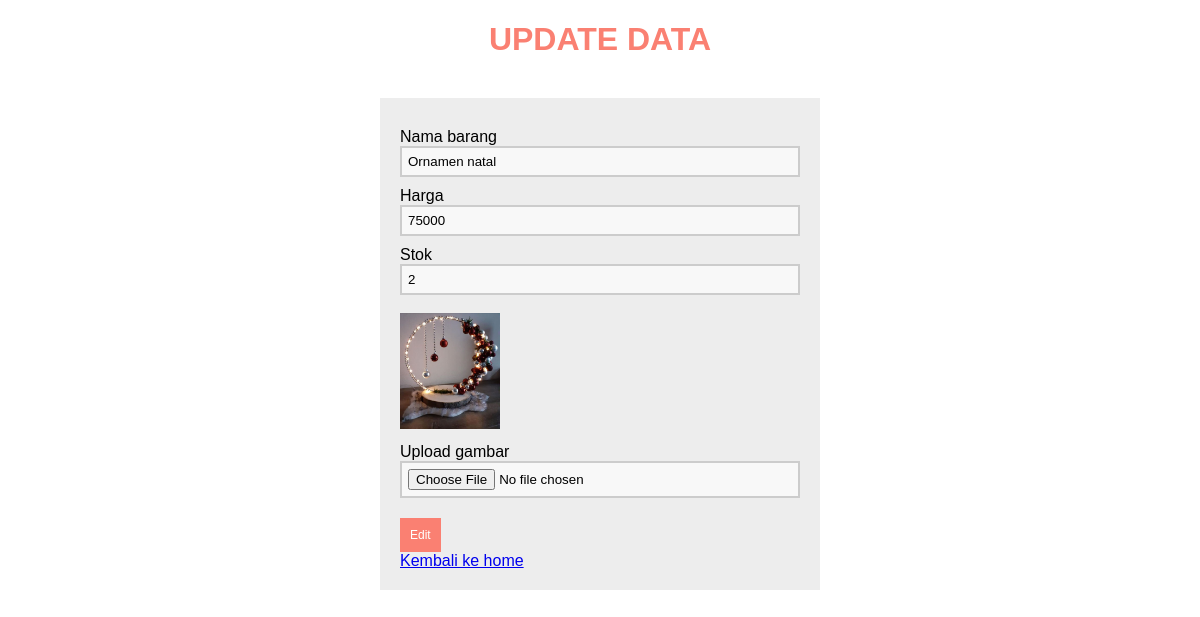
/edit.php?id=29, run on the app's committed database.
### tables this page shows
CREATE TABLE `barang` (
  `id_barang` int(11) NOT NULL,
  `nama_barang` varchar(255) NOT NULL,
  `harga_barang` int(50) NOT NULL,
  `stok_barang` int(10) NOT NULL,
  `gambar` varchar(100) NOT NULL,
  `created_at` timestamp NULL DEFAULT current_timestamp()
);

### edit.php (the view, shortened to what this page needs)
<?php
require "koneksi.php";
if (isset($_GET["id"])) {
    $id = $_GET["id"];
    $result = mysqli_query($conn, "SELECT * FROM barang WHERE id_barang = '$id'");
    if (mysqli_num_rows($result) > 0) {
        $row = mysqli_fetch_assoc($result);
    } else {
        echo "Produk tidak ditemukan.";
        exit;
    }
} else {
    echo "ID produk tidak diberikan.";
    exit;
}
?>
<!DOCTYPE html>
<html lang="en">
<head>
    <link rel="stylesheet" href="tambah.css">
</head>
<body>
    <center><h1>UPDATE DATA</h1></center>
    <br>
    <form action="" method="post" enctype="multipart/form-data">
        <label for="nama">Nama barang</label><br>
        <input type="text" name="nama" id="nama" value="<?php echo $row['nama_barang']; ?>"> <br>
        <label for="harga">Harga</label><br>
        <input type="number" name="harga" id="harga" value="<?php echo $row['harga_barang']; ?>"> <br>
        <label for="stok">Stok</label><br>
        <input type="number" name="stok" id="stok" value="<?php echo $row['stok_barang']; ?>"> <br></br>
        <img src="IMG/<?php echo $row['gambar'] ?>"width=100px>
        <label for="gambar">Upload gambar</label>
        <input type="file" name="gambar" id="gambar"> <br>
        <button type="submit" name="edit">Edit</button><br>
        <a href="shoping.php">Kembali ke home</a>
    </form>
</body>
</html>

### tambah.css (style rules this page uses)
* { font-family: "Trebuchet MS", "Lucida Sans Unicode", "Lucida Grande", "Lucida Sans", Arial, sans-serif; }
h1 { text-transform: uppercase; color: salmon; }
form { width: 400px; padding: 20px; margin-left: auto; margin-right: auto; background-color: #ededed; }
label { margin-top: 10px; float: left; text-align: left; width: 100%; }
input { padding: 6px; width: 100%; box-sizing: border-box; background-color: #f8f8f8; border: 2px solid #ccc; outline-color: salmon; }
button { background-color: salmon; color: #fff; padding: 10px; font-size: 12px; border: 0; margin-top: 20px; }

### data on the page
barang: nama "Ornamen natal", harga "75000", stok "2", gambar (picture)
